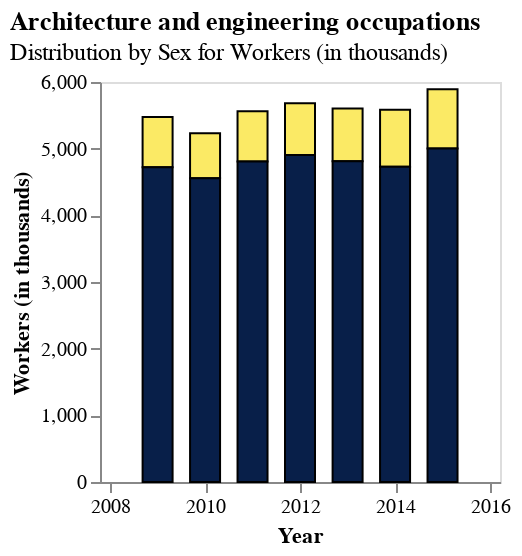

Notebook code for this chart:
### Code cell
TimeSeriesBar(bls_melted, 'Architecture and engineering occupations', "Workers (in thousands)")

### Figure 1 — Vega-Lite specification as saved in the notebook (floating-point values rounded to 4 significant figures)
{"config": {"view": {"continuousWidth": 300, "continuousHeight": 300}}, "data": {"name": "data-e3cba99e9d8896631407f09d5704356d"}, "mark": {"type": "bar", "size": 15, "stroke": "black", "strokeWidth": 1}, "encoding": {"color": {"field": "SEX", "legend": null, "scale": {"range": ["#FBEA65", "#081F49"]}, "type": "nominal"}, "x": {"axis": {"grid": false, "title": "Year"}, "field": "year", "scale": {"domain": ["2008-01-01T00:00:00", "2016-01-01T00:00:00"]}, "type": "temporal"}, "y": {"axis": {"grid": false, "title": "Workers (in thousands)"}, "field": "count", "stack": true, "type": "quantitative"}}, "height": 200, "title": {"text": "Architecture and engineering occupations", "subtitle": "Distribution by Sex for Workers (in thousands)", "anchor": "start"}, "width": 200, "$schema": "https://vega.github.io/schema/vega-lite/v5.17.0.json", "datasets": {"data-e3cba99e9d8896631407f09d5704356d": [{"year": "2009-01-01T00:00:00", "OCCUPATION": "Architecture and engineering occupations", "SEX": "Females", "count": 753.0}, {"year": "2010-01-01T00:00:00", "OCCUPATION": "Architecture and engineering occupations", "SEX": "Females", "count": 673.0}, {"year": "2011-01-01T00:00:00", "OCCUPATION": "Architecture and engineering occupations", "SEX": "Females", "count": 755.0}, {"year": "2012-01-01T00:00:00", "OCCUPATION": "Architecture and engineering occupations", "SEX": "Females", "count": 777.0}, {"year": "2013-01-01T00:00:00", "OCCUPATION": "Architecture and engineering occupations", "SEX": "Females", "count": 789.0}, {"year": "2014-01-01T00:00:00", "OCCUPATION": "Architecture and engineering occupations", "SEX": "Females", "count": 858.0}, {"year": "2015-01-01T00:00:00", "OCCUPATION": "Architecture and engineering occupations", "SEX": "Females", "count": 890.0}, {"year": "2009-01-01T00:00:00", "OCCUPATION": "Architecture and engineering occupations", "SEX": "Males", "count": 4722.0}, {"year": "2010-01-01T00:00:00", "OCCUPATION": "Architecture and engineering occupations", "SEX": "Males", "count": 4557.0}, {"year": "2011-01-01T00:00:00", "OCCUPATION": "Architecture and engineering occupations", "SEX": "Males", "count": 4807.0}, {"year": "2012-01-01T00:00:00", "OCCUPATION": "Architecture and engineering occupations", "SEX": "Males", "count": 4906.0}, {"year": "2013-01-01T00:00:00", "OCCUPATION": "Architecture and engineering occupations", "SEX": "Males", "count": 4812.0}, {"year": "2014-01-01T00:00:00", "OCCUPATION": "Architecture and engineering occupations", "SEX": "Males", "count": 4727.0}, {"year": "2015-01-01T00:00:00", "OCCUPATION": "Architecture and engineering occupations", "SEX": "Males", "count": 5003.0}]}}
